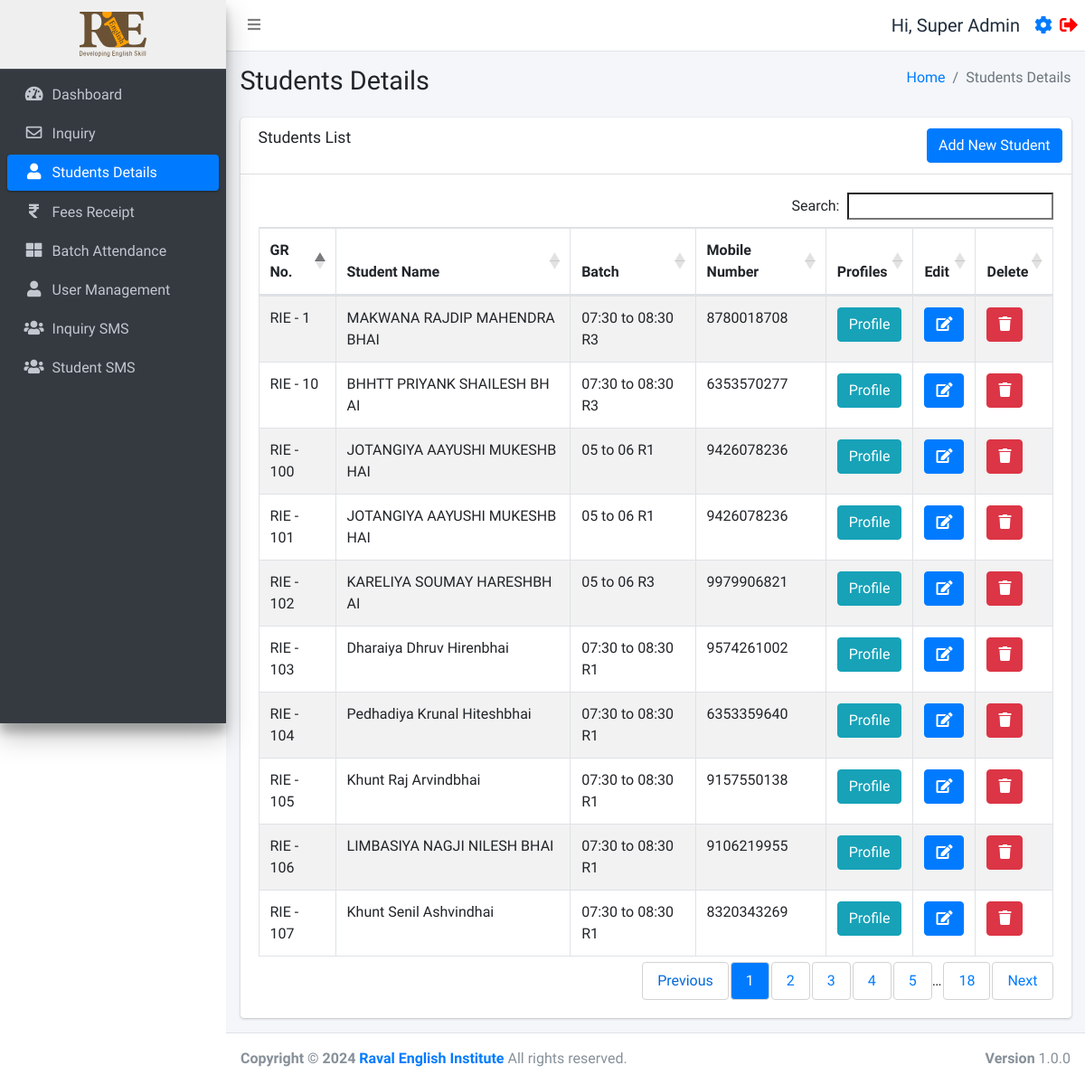
/studentsdetails.php (signed in), run on the app's committed database.
### tables this page shows
CREATE TABLE `users` (
  `id` int(11) NOT NULL,
  `username` varchar(255) NOT NULL,
  `fullname` varchar(255) NOT NULL,
  `email` varchar(255) NOT NULL,
  `mobile` varchar(15) NOT NULL,
  `password` varchar(255) NOT NULL,
  `status` int(11) NOT NULL,
  `created_at` timestamp NOT NULL DEFAULT current_timestamp()
);

CREATE TABLE `studentinfo` (
  `id` int(11) NOT NULL,
  `name` varchar(255) DEFAULT NULL,
  `batch` int(11) DEFAULT NULL,
  `batch_name` varchar(255) DEFAULT NULL,
  `father_name` varchar(255) DEFAULT NULL,
  `mother_name` varchar(255) DEFAULT NULL,
  `dob` date DEFAULT NULL,
  `gender` varchar(50) DEFAULT NULL,
  `mobile_number` varchar(15) DEFAULT NULL,
  `fee_status` int(10) DEFAULT 0,
  `profession` varchar(100) DEFAULT NULL,
  `address` varchar(255) DEFAULT NULL,
  `admission_time` date DEFAULT NULL,
  `due_date` date DEFAULT NULL,
  `created_at` datetime NOT NULL DEFAULT current_timestamp(),
  `pending_fees` int(10) DEFAULT 0,
  `discount` int(10) NOT NULL,
  `total_fees` int(11) NOT NULL,
  `paid_fees` int(11) NOT NULL,
  `father_number` varchar(50) NOT NULL,
  `home_number` varchar(50) NOT NULL,
  `reference` varchar(200) DEFAULT NULL,
  `father_profession` varchar(200) DEFAULT NULL,
  `workplace_address` varchar(255) DEFAULT NULL,
  `aadharcard_number` varchar(20) DEFAULT NULL,
  `joining_purpose` varchar(255) DEFAULT NULL,
  `extratime_daily` varchar(255) DEFAULT NULL,
  `gmail_id` varchar(255) DEFAULT NULL
);

### function.php (called while the page is built, shortened)
<?php
require_once('db.php');
function selectFromTable($tableName, $columns, $whereConditions) {
    global $db;
    try {
        $sql = "SELECT " . implode(', ', $columns) . " FROM $tableName";
        if (!empty($whereConditions)) {
            $sql .= " WHERE " . implode(' AND ', array_map(function ($col) {
                return "$col = :$col";
            }, array_keys($whereConditions)));
        }
        $stmt = $db->prepare($sql);
        foreach ($whereConditions as $col => $value) {
            $stmt->bindValue(":$col", $value);
        }
        $stmt->execute();
        return $stmt->fetchAll(PDO::FETCH_ASSOC);
    } catch (PDOException $e) {
        return false;
    }
}
?>

### studentsdetails.php (the view, shortened to what this page needs)
<?php include ('./header.php');
require_once 'function.php';
$isSuperAdmin = isset($_SESSION['user_status']) && $_SESSION['user_status'] === 'super_admin';
?>
<div class="content-wrapper">
  <div class="content-header">
    <div class="container-fluid">
      <div class="row mb-2">
        <div class="col-sm-6">
          <h1 class="m-0">Students Details</h1>
        </div>
        <div class="col-sm-6">
          <ol class="breadcrumb float-sm-right">
            <li class="breadcrumb-item"><a href="./dashboard.php">Home</a></li>
            <li class="breadcrumb-item active">Students Details</li>
          </ol>
        </div>
      </div>
    </div>
  </div>
  <section class="content">
    <div class="container-fluid">
      <div class="row">
        <div class="col-12">
          <div class="card">
            <div class="card-header">
              <h3 class="card-title">Students List</h3>
              <div class="card-tools">
                <a href="./studentform.php" class="btn btn-primary">Add New Student</a>
              </div>
            </div>
            <div class="card-body">
              <div class="table-responsive">
                <table id="example2" class="table table-bordered table-striped">
                  <thead>
                    <tr>
                      <th>GR No.</th>
                      <th>Student Name</th>
                      <th>Batch</th>
                      <th>Mobile Number</th>
                      <th>Profiles</th>
                      <th>Edit</th>
                      <?php if ($isSuperAdmin): ?>
                        <th>Delete</th>
                      <?php endif; ?>
                    </tr>
                  </thead>
                  <tbody>
                    <?php
                    $rows = selectFromTable('studentinfo', ['id', 'name', 'batch', 'batch_name', 'pending_fees', 'mobile_number'], []);
                    foreach ($rows as $row) {
                      echo "<tr>";
                      echo "<td> RIE - " . $row['id'] . "</td>";
                      echo "<td style='word-break: break-all;'>" . $row['name'] . "</td>";
                      echo "<td>" . $row['batch_name'] . "</td>";
                      echo "<td>" . $row['mobile_number'] . "</td>";
                      echo "<td><a href='javascript:void(0);' onclick='confirmProfile(" . $row['id'] . ")' class='btn btn-info'>Profile</a></td>";
                      echo "<td><a href='javascript:void(0);' onclick='confirmEdit(" . $row['id'] . ")' class='btn btn-primary'><i class='fas fa-edit'></i></a></td>";
                      if ($isSuperAdmin) {
                        echo "<td><a href='javascript:void(0);' onclick='confirmDelete(" . $row['id'] . ")' class='btn btn-danger'><i class='fas fa-trash'></a></td>";
                      }
                      echo "</tr>";
                    }
                    ?>
                  </tbody>
                </table>
              </div>
            </div>
          </div>
        </div>
      </div>
    </div>
  </section>
</div>
<?php include ('./footer.php'); ?>

### header.php (shortened to what this page needs)
<?php
require_once 'db.php';
require_once ('function.php');
$user = selectFromTable('users', ['*'], ['id' => $_SESSION['user_id']]);
$user = $user[0];
$isFaculty = isset($_SESSION['user_status']) && $_SESSION['user_status'] === 'faculty';
$isAdmin = isset($_SESSION['user_status']) && $_SESSION['user_status'] === 'admin';
?>
<!DOCTYPE html>
<html lang="en">
<head>
  <link rel="stylesheet" href="./plugins/fontawesome-free/css/all.min.css">
  <link rel="stylesheet" href="https://code.ionicframework.com/ionicons/2.0.1/css/ionicons.min.css">
  <link rel="stylesheet" href="./plugins/icheck-bootstrap/icheck-bootstrap.min.css">
  <link rel="stylesheet" href="https://cdn.datatables.net/1.10.19/css/dataTables.bootstrap4.min.css">
  <link rel="stylesheet" href="./asset/css/adminlte.min.css">
  <link rel="stylesheet" href="./asset/css/style.css">
</head>
<body class="hold-transition sidebar-mini layout-fixed">
  <div class="wrapper">
    <nav class="main-header navbar navbar-expand navbar-white navbar-light sticky-top">
      <ul class="navbar-nav">
        <li class="nav-item">
          <a class="nav-link" data-widget="pushmenu" href="#" role="button"><i class="fas fa-bars"></i></a>
        </li>
      </ul>
      <ul class="navbar-nav ml-auto">
        <li class="nav-item d-flex align-items-center">
          <span class="mr-3" style="font-size:20px;">Hi, <?php echo $user['fullname']; ?></span>
          <a href="./profile.php" style="font-size:20px;" class="d-block mr-2"><i class="fas fa-cog"></i></a>
          <a href="./logout.php" style="font-size:20px;"><i class="fas fa-sign-out-alt" style="color:red"></i></a>
        </li>
      </ul>
    </nav>
    <aside class="main-sidebar sidebar-dark-primary elevation-4">
      <?php if ($_SESSION['user_status'] === 'faculty'): ?>
        <a href="./batch.php" class="brand-link" style="text-align:center;background:#efefef;">
        <?php else: ?>
          <a href="./dashboard.php" class="brand-link" style="text-align:center;background:#efefef;">
          <?php endif; ?>
          <img src="./asset/img/logo.svg" alt="RIE logo Logo" style="height:50px;">
        </a>
        <div class="sidebar">
          <nav class="mt-2">
            <ul class="nav nav-pills nav-sidebar flex-column" data-widget="treeview" role="menu" data-accordion="false">
              <?php if (!$isFaculty): ?>
                <li class="nav-item">
                  <a href="./dashboard.php" class="nav-link
            <?php if (strpos($_SERVER['REQUEST_URI'], 'dashboard.php') !== false) {
              echo "active";
            } ?>">
                    <i class="nav-icon fas fa-tachometer-alt"></i>
                    <p>
                      Dashboard
                    </p>
                  </a>
                </li>
                <li class="nav-item">
                  <a href="./inquiry.php" class="nav-link
            <?php if (strpos($_SERVER['REQUEST_URI'], 'inquiry.php') !== false) {
              echo "active";
            } ?>">
                    <i class="nav-icon far fa-envelope"></i>
                    <p>
                      Inquiry
                    </p>
                  </a>
                <li class="nav-item">
                  <a href="./studentsdetails.php" class="nav-link
            <?php if (strpos($_SERVER['REQUEST_URI'], 'studentsdetails.php') !== false) {
              echo "active";
            } ?>">
                    <i class="nav-icon fas fa-user"></i>
                    <p>
                      Students Details
                    </p>
                  </a>
                </li>
                <li class="nav-item">
                  <a href="./fees.php" class="nav-link
            <?php if (strpos($_SERVER['REQUEST_URI'], 'fees.php') !== false) {
              echo "active";
            } ?>">
                    <i class="nav-icon fas fa-rupee-sign"></i>
                    <p>
                      Fees Receipt
                    </p>
                  </a>
                </li>
              <?php endif; ?>
              <li class="nav-item">
                <a href="./batch.php" class="nav-link
            <?php if (strpos($_SERVER['REQUEST_URI'], 'batch.php') !== false) {
              echo "active";
            } ?>">
                  <i class="nav-icon fas fa-th-large"></i>
                  <p>
                    Batch Attendance
                  </p>
                </a>
              </li>
              <?php if (!$isFaculty && !$isAdmin): ?>
                <li class="nav-item">
                  <a href="./user_management.php" class="nav-link
            <?php if (strpos($_SERVER['REQUEST_URI'], 'user_management.php') !== false) {
              echo "active";
            } ?>">
                    <i class="nav-icon fas fa-user"></i>
                    <p>
                      User Management
                    </p>
                  </a>
                </li>
              <?php endif; ?>
              <?php if (!$isFaculty): ?>
                <li class="nav-item">
                  <a href="./inquirysms.php" class="nav-link
            <?php if (strpos($_SERVER['REQUEST_URI'], 'inquirysms.php') !== false) {
              echo "active";
            } ?>">
                    <i class="nav-icon fas fa-users"></i>
                    <p>
                      Inquiry SMS
                    </p>
                  </a>
                </li>
                <li class="nav-item">
                  <a href="./studentsms.php" class="nav-link
            <?php if (strpos($_SERVER['REQUEST_URI'], 'studentsms.php') !== false) {
              echo "active";
            } ?>">
                    <i class="nav-icon fas fa-users"></i>
                    <p>
                      Student SMS
                    </p>
                  </a>
                </li>
              <?php endif; ?>
            </ul>
          </nav>
        </div>
    </aside>

### header.php (style rules this page uses)
table thead tr { border: 2px solid #dee2e6 }
table thead { position: sticky; top: 0; background-color: white; }

### data on the page
users: fullname "Super Admin"
studentinfo: id "1", name "MAKWANA RAJDIP MAHENDRABHAI", batch_name "07:30 to 08:30 R3", mobile_number "8780018708"
studentinfo: id "10", name "BHHTT PRIYANK SHAILESH BHAI", batch_name "07:30 to 08:30 R3", mobile_number "6353570277"
studentinfo: id "100", name "JOTANGIYA AAYUSHI MUKESHBHAI", batch_name "05 to 06 R1", mobile_number "9426078236"
studentinfo: id "101", name "JOTANGIYA AAYUSHI MUKESHBHAI", batch_name "05 to 06 R1", mobile_number "9426078236"
studentinfo: id "102", name "KARELIYA SOUMAY HARESHBHAI", batch_name "05 to 06 R3", mobile_number "9979906821"
studentinfo: id "103", name "Dharaiya Dhruv Hirenbhai", batch_name "07:30 to 08:30 R1", mobile_number "9574261002"
studentinfo: id "104", name "Pedhadiya Krunal Hiteshbhai", batch_name "07:30 to 08:30 R1", mobile_number "6353359640"
studentinfo: id "105", name "Khunt Raj Arvindbhai", batch_name "07:30 to 08:30 R1", mobile_number "9157550138"
studentinfo: id "106", name "LIMBASIYA NAGJI NILESH BHAI", batch_name "07:30 to 08:30 R1", mobile_number "9106219955"
studentinfo: id "107", name "Khunt Senil Ashvindhai", batch_name "07:30 to 08:30 R1", mobile_number "8320343269"
